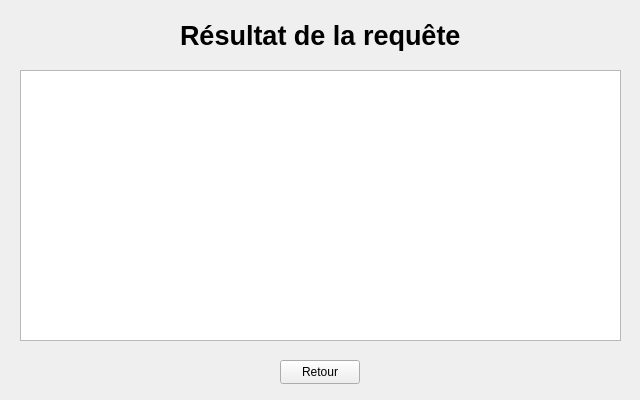
<?xml version="1.0" encoding="UTF-8"?>
<ui version="4.0">
 <class>QueryResult</class>
 <widget class="QWidget" name="QueryResult">
  <property name="geometry">
   <rect>
    <x>0</x>
    <y>0</y>
    <width>640</width>
    <height>400</height>
   </rect>
  </property>
  <property name="windowTitle">
   <string>Form</string>
  </property>
  <widget class="QLabel" name="label">
   <property name="geometry">
    <rect>
     <x>180</x>
     <y>20</y>
     <width>291</width>
     <height>31</height>
    </rect>
   </property>
   <property name="font">
    <font>
     <pointsize>20</pointsize>
     <bold>true</bold>
    </font>
   </property>
   <property name="text">
    <string>Résultat de la requête</string>
   </property>
  </widget>
  <widget class="QTableView" name="tableView">
   <property name="geometry">
    <rect>
     <x>20</x>
     <y>70</y>
     <width>601</width>
     <height>271</height>
    </rect>
   </property>
  </widget>
  <widget class="QPushButton" name="retourPushButton">
   <property name="geometry">
    <rect>
     <x>280</x>
     <y>360</y>
     <width>80</width>
     <height>24</height>
    </rect>
   </property>
   <property name="text">
    <string>Retour</string>
   </property>
  </widget>
 </widget>
 <resources/>
 <connections/>
</ui>
